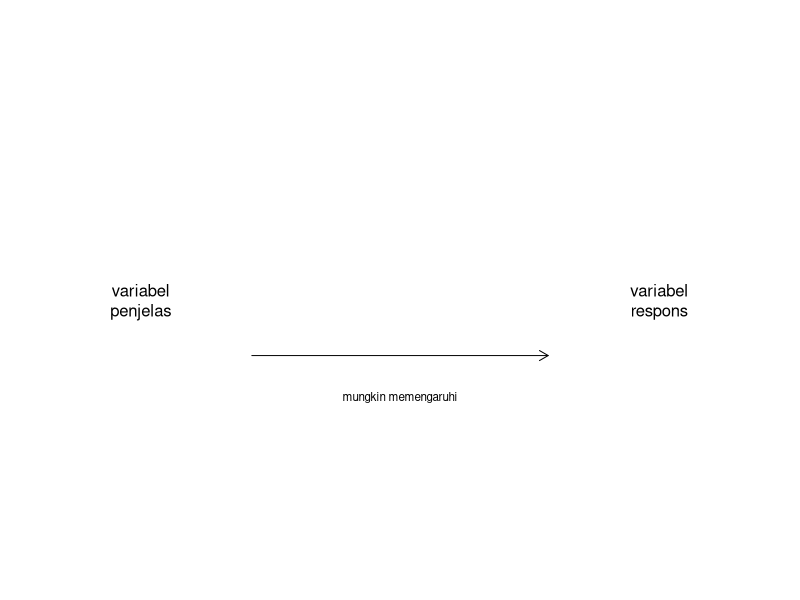

Generate this figure with R:

pdf("expResp.pdf", 3.82, 0.44)
par(mar = rep(0, 4))
plot(0:1, 0:1, type = 'n', axes = FALSE)
arrows(0.3, 0.4, 0.7, 0.4, length = 0.1)
text(0.5, 0.3, 'mungkin memengaruhi', pos = 3, cex = 0.7)
text(0.15, 0.5, 'variabel\npenjelas')
text(0.85, 0.5, 'variabel\nrespons')
dev.off()
